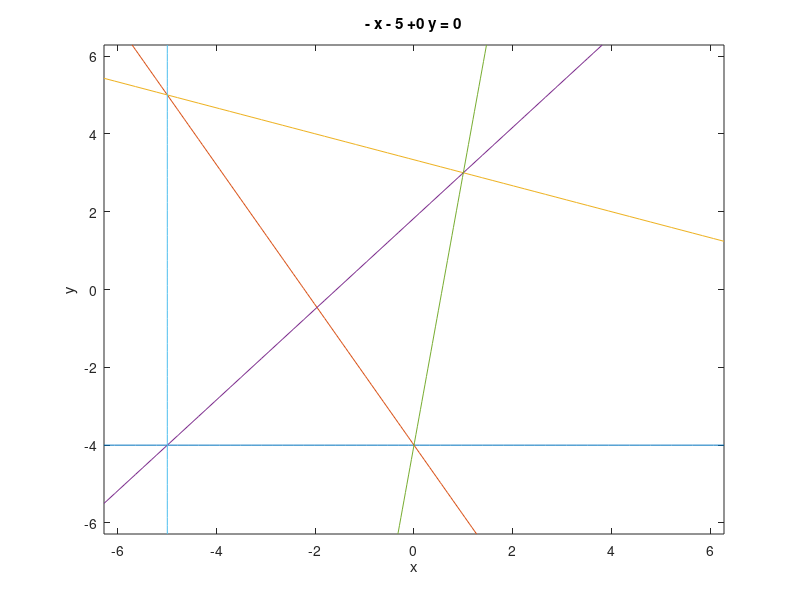

This figure's MATLAB source:

ezplot('- y - 4 +0*x ')
hold on
ezplot('x + (5*y)/9 + 20/9 ')
hold on
ezplot('x + 3*y - 10 ')
hold on
ezplot('x - (6*y)/7 + 11/7  ')
hold on
ezplot('x - y/7 - 4/7')
hold on
ezplot('- x - 5 +0*y')
hold on
%return
%ezplot('-x + y ')
hold on
return
ezplot('-x -3 + y ')
hold on
ezplot('-x^2 +1 +  y ')
hold on
ezplot('-x^2 -1 + y ')
hold on
return
ezplot('x + y ')
hold on
ezplot('(5*y)/4 - x + 25/4')
hold on
ezplot('- x - (3*y)/2 - 3/2')
hold on
ezplot('27*x - (51*y)/2 + (x + (3*y)/2)^2 - 591/4 ')
hold on
ezplot('(9*y)/2 - 3*x + (x + (3*y)/2)^2 + 9/4')
hold on
return


(9*y)/2 - 3*x + (x + (3*y)/2)^2 + 9/4 <= 0 


ezplot('x+y-1')
hold on
ezplot('-x-y')
hold on
ezplot('y/3 - x - 1/6')
hold on
ezplot('x - (5*y)/4 - 25/4')
hold on
ezplot('(x + y)^2 - 8*x ')

hold on
ezplot('7*x - 5*y - 25')
hold on

return
ezplot('x + y - 1  ')
hold on
ezplot('- x - y  ')

hold on
ezplot('x - y/3 + 1/6 ')
hold on
ezplot('y - x - 1  ')
hold on
ezplot('(x + y)^2 - 8*x  ')
hold on
ezplot('18*y - 18*x - (x + y)^2 + 99  ')


hold on
return



return
%ezplot('-y')
%ezplot("-y")
%hold on
ezplot('log(abs(x))/log(exp(1))')
return
ezplot('x^2*(ln(abs(y)+0.5))'  )
return
%ezplot('exp(-x^2)',[-1,1]  )
%ezplot('sin(x)' ,[-1,1] )
ezplot('abs(x*y)'  )

hold on

%ezplot('x - 1' ) 
%hold on
ezplot('x - y'  )

hold on
ezplot('(2*y)/3 - x - 1') 
hold on
ezplot('- x - (2*y)/3' )
hold on
ezplot('6^(1/2)/4 - (6^(1/2)*x)/2 - y + 7/8'  )
hold on
ezplot('y + (6^(1/2)*x)/2 - 3/8' )
hold on
return
ezplot("x - y")
hold on

ezplot("-3*x + 2*y -3")
hold on
ezplot("x + y")
hold on
ezplot("x + y-2")
hold on
ezplot("x + 3*y/2+3/2")
hold on
ezplot("x + 3*y/2-9/2")
hold on
return
ezplot("3*x + 2*y")
hold on
return
ezplot('s2/2 - s1/2 - (s1 + s2)^2/36 + 11/4')
hold on
ezplot('(27*s1)/44 - (51*s2)/88 + (s1 + (3*s2)/2)^2/44 - 591/176')
hold on
return

(27*s1)/44 - (51*s2)/88 + (s1 + (3*s2)/2)^2/44 - 591/176 
s2/2 - s1/2 - (s1 + s2)^2/36 + 11/4 
(51*s2)/88 - (27*s1)/44 - (s1 + (3*s2)/2)^2/44 + 591/176 <= 0

%ezplot('x-y-2')
%hold on
%ezplot('-x+y')
%hold on
ezplot('8*x-(x+y)^2')
hold on
ezplot("x-y+1")
%ezplot("y-1")
hold on
ezplot("y+x-2")
hold on
ezplot("y+x")
hold on
